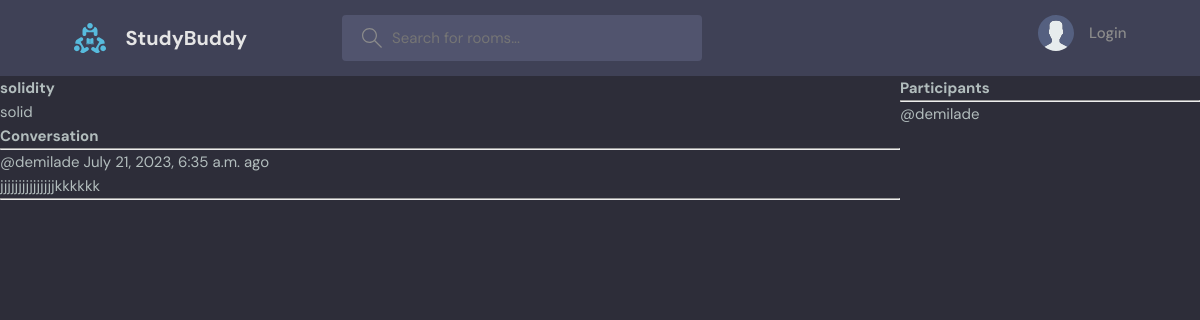
Page /room/10 on the committed database.
### base/models.py (models this page shows, shortened)
class Room(models.Model):
    host = models.ForeignKey(User, on_delete=models.SET_NULL, null=True)
    topic =  models.ForeignKey(Topic, on_delete=models.SET_NULL, null=True)
    name = models.CharField(max_length=200)
    description = models.TextField(null= True, blank= True)
    participants = models.ManyToManyField(User, related_name='participant', blank=True)
    updated = models.DateTimeField(auto_now = True)
    created = models.DateTimeField(auto_now_add=True)
    class Meta:
        ordering = ['-updated','-created']

class Message(models.Model):
    user= models.ForeignKey(User, on_delete=models.CASCADE)
    room  = models.ForeignKey(Room, on_delete=models.CASCADE)
    body = models.TextField()
    updated = models.DateTimeField(auto_now = True)
    created = models.DateTimeField(auto_now_add=True)
    class Meta:
        ordering = ['-updated','-created']

### base/views.py (the view, shortened to what this page needs)
# urls.py: path('room/<str:pk>', views.room, name="room"),
def room(request,pk):
    room = Room.objects.get(id=pk)
    room_messages = room.message_set.all()
    participants = room.participants.all()
    context = {
        'room': room,
        'room_messages':room_messages,
        'participants': participants
        }
    return render(request,'base/room.html',context );

### base/templates/base/room.html (shortened to what this page needs)
{% extends 'main.html' %}
{% block content %}
<div class="room-container">
            <div>
                <h1>{{room.name}}</h1>
        <p>{{room.description}}</p>
        <div class="comment-wrapper">
            <h3>Conversation</h3>
            <hr>
            {% for room_message in room_messages %}
                <div>
                    <small>@{{room_message.user}} {{room_message.created}} ago</small>
                    <p>{{room_message.body}}</p>
                    <hr>
                </div>
            {% endfor %}
        </div>
            </div>
            <div>
                <h3>Participants</h3>
                <hr>
                {% for participant in participants %}
                    <div>@{{participant.username}}</div>
                {% endfor %}
            </div>
</div>
{% endblock%}

### static/styles/style.css (style rules this page uses)
:root { --color-main: #71c6dd; --color-main-light: #e1f6fb; --color-dark: #3f4156; --color-dark-medium: #51546e; --color-dark-light: #696d97; --color-light: #e5e5e5; --color-gray: #8b8b8b; --color-light-gray: #b2bdbd; --color-bg: #2d2d39; --color-success: #5dd693; --color-error: #fc4b0b; }
* { font-family: "DM Sans", -apple-system, BlinkMacSystemFont, "Segoe UI", Roboto, Oxygen, Ubuntu, Cantarell, "Open Sans", "Helvetica Neue", sans-serif; margin: 0; padding: 0; box-sizing: border-box; text-rendering: optimizeLegibility; font-size: inherit; }
html { font-size: 56.25%; }
@media only screen and (min-width: 1200px) { html { font-size: 62.5%; } }
body { line-height: 1.6; font-weight: 400; font-size: 1.5rem; color: var(--color-light-gray); background-color: var(--color-bg); min-height: 100vh; }

### base/templates/base/room.html (style rules this page uses)
.room-container { display:grid; grid-template-columns: 3fr 1fr ; }

### rows in the picture
Room: name "solidity", description "solid"
Message: user "demilade", created "July 21, 2023, 6:35 a.m.", body "jjjjjjjjjjjjjjjkkkkkk"

### other values in the picture
{{ participant.username }} "demilade"
